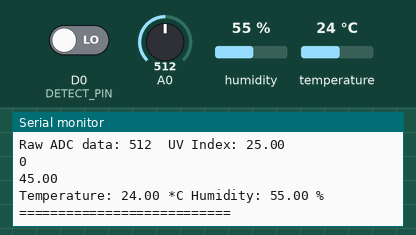
Recording of a sketch running on a simulated ESP8266 (NodeMCU). Shown: the last lines printed to the serial monitor. The inputs (shaded band) are chosen by the test bench; at power-on: A0 = 512, humidity 55 %, D0 (DETECT_PIN) LOW, temperature 24 °C.

Above: at 1.2 s.
1.3 s: A0 set to 0
At 6.5 s:
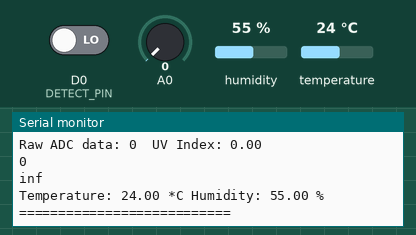
11.5 s: humidity set to 22 %
14.5 s: D0 (DETECT_PIN) driven HIGH
17.5 s: temperature set to 12 °C
At 20.4 s:
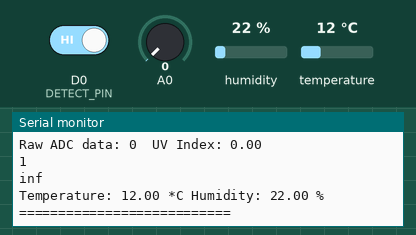
20.5 s: A0 set to 122
23.5 s: humidity set to 40 %
At 26.2 s:
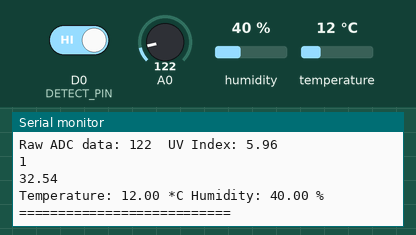
Timing chart, 0 to 27.5 s (numbered marks = the images above; inputs shaded):
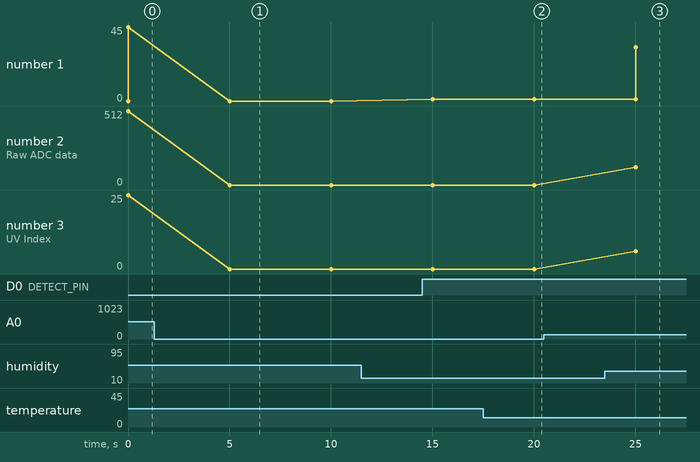

Measured:
- after the input at 1.3 s, the serial monitor: prints a new line after 3.7 s (image 1)
- after the input at 17.5 s, the serial monitor: prints a new line after 2.5 s (image 2)
- after the input at 23.5 s, the serial monitor: prints a new line after 1.5 s (image 3)
- plotted number 1: 0 → 1 after the input at 14.5 s

The sketch:

microRnD.ino
```cpp
#define GAIN_PIN D1 // Pin connected to the GAIN pin of MAX9814
#include <math.h>

const float referenceVoltage = 3.3;   // ESP8266 ADC reference voltage (3.3V)
const float referenceSPL = 45.0;     // SPL of calibration sound source in dB
const int referenceADC = 512;        // ADC value recorded at reference SPL
const int numReadings = 10;          // Number of samples for averaging

#include <Wire.h>
#include <SPI.h>
#include <LoRa.h>
#include <Adafruit_Sensor.h>
#include <Adafruit_BME280.h>
#include <BH1750.h>

#include "DHT.h"

#define DHTPIN 4     // what digital pin we're connected to

#define DHTTYPE DHT22   // DHT 22  (AM2302), AM2321


// Connect pin 1 (on the left) of the sensor to +5V
// NOTE: If using a board with 3.3V logic like an Arduino Due connect pin 1
// to 3.3V instead of 5V!
// Connect pin 2 of the sensor to whatever your DHTPIN is
// Connect pin 4 (on the right) of the sensor to GROUND
// Connect a 10K resistor from pin 2 (data) to pin 1 (power) of the sensor

// Initialize DHT sensor.

DHT dht(DHTPIN, DHTTYPE);

#define DETECT_PIN D0

String LoRaMessage = "";

void setup() {

  Serial.begin(115200);

  pinMode(A0, INPUT);

  dht.begin();

  pinMode(D0, INPUT);

}

void loop() {

  //read UV

  int sensor_value = analogRead(A0);
  float volts = sensor_value * 5.0 / 1024.0;
  float UV_index = volts * 10;
  Serial.print ("Raw ADC data: ");
  Serial.print (sensor_value);
  Serial.print ("  UV Index: ");
  Serial.println (UV_index);


  //read if there is obstacle
  int val = digitalRead(D0);
  Serial.println(val);

  // Read the ADC value in real-time
  int adcValue = analogRead(A0);

  // Convert ADC value to voltage
  float Vout = (adcValue * referenceVoltage) / 1023.0;

  // Calculate SPL in dB
  float Vref = (referenceADC * referenceVoltage) / 1023.0;
  float SPL = 20 * log10(Vout / Vref) + referenceSPL;

  // Send data to the Serial Plotter
  // Serial.print(adcValue);     // First value (ADC)
  // Serial.print("\t");         // Tab separates the next value
  // Serial.print(Vout, 3);      // Second value (Voltage)
  // Serial.print("\t");         // Tab separates the next value
  Serial.println(SPL, 2);     // Third value (SPL), ends line for plotting


  Serial.print("Temperature: ");

  Serial.print(getTemp("c"));

  Serial.print(" *C ");


  Serial.print("Humidity: ");
  Serial.print(getTemp("h"));
  Serial.println(" % ");
  Serial.println("===========================");

  //  LoRaMessage = String(getTemp("f")) + "&" + String(getTemp("hic"))
  //               + "#" + String(getTemp("hic")) + "@" + String(getTemp("h"));
  // LoRa.beginPacket();
  // LoRa.print(LoRaMessage);
  // LoRa.endPacket();
  delay(5000);

}

float getTemp(String req)
{

  // Reading temperature or humidity takes about 250 milliseconds!
  // Sensor readings may also be up to 2 seconds 'old' (its a very slow sensor)
  float h = dht.readHumidity();
  // Read temperature as Celsius (the default)
  float t = dht.readTemperature();


  // Check if any reads failed and exit early (to try again).
  if (isnan(h) || isnan(t)) {
    Serial.println("Failed to read from DHT sensor!");
    return 0;
  }
  if(req =="c"){
    return t;//return Celsus
  }else if(req =="h"){
    return h;// return humidity
  }else{
    return 0.000;// if there is nothing,  0.000
  }

}
```
